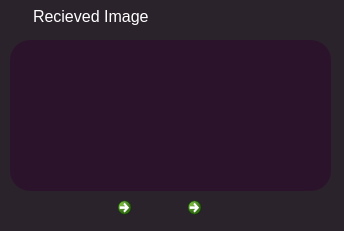
   <widget class="QWidget" name="widget_6" native="true">
    <property name="geometry">
     <rect>
      <x>380</x>
      <y>420</y>
      <width>344</width>
      <height>231</height>
     </rect>
    </property>
    <property name="styleSheet">
     <string notr="true">border-color: rgb(255, 200, 255);
border-color: rgb(255, 255, 255);
border-radius: 20px;
padding: 10px;
padding-top: 15px;
background-color:rgb(43, 35, 43);</string>
    </property>
    <widget class="QWidget" name="widget_7" native="true">
     <property name="geometry">
      <rect>
       <x>10</x>
       <y>40</y>
       <width>321</width>
       <height>151</height>
      </rect>
     </property>
     <property name="styleSheet">
      <string notr="true">border-color: rgb(255, 255, 255);
image: url(:/newPrefix/image2.jpg);
border-color: rgb(255, 255, 255);
border-radius: 20px;
padding: 10px;
padding-top: 15px;
background-color:rgb(43, 20, 43);</string>
     </property>
    </widget>
    <widget class="QLabel" name="label_4">
     <property name="geometry">
      <rect>
       <x>20</x>
       <y>-10</y>
       <width>141</width>
       <height>51</height>
      </rect>
     </property>
     <property name="styleSheet">
      <string notr="true">font: 11pt &quot;Roboto&quot; ;
border-color: rgb(255, 255, 255);
border-color: rgb(255, 255, 255);
border-radius: 30px;
padding: 10px;
padding-top: 15px;
margin-bottom: 2px;


</string>
     </property>
     <property name="text">
      <string>&lt;html&gt;&lt;head/&gt;&lt;body&gt;&lt;p&gt;&lt;span style=&quot; font-size:12pt; color:#ffffff;&quot;&gt;Recieved Image&lt;/span&gt;&lt;/p&gt;&lt;/body&gt;&lt;/html&gt;</string>
     </property>
    </widget>
    <widget class="QCommandLinkButton" name="commandLinkButton">
     <property name="geometry">
      <rect>
       <x>180</x>
       <y>190</y>
       <width>31</width>
       <height>31</height>
      </rect>
     </property>
     <property name="text">
      <string/>
     </property>
    </widget>
    <widget class="QCommandLinkButton" name="commandLinkButton_2">
     <property name="geometry">
      <rect>
       <x>110</x>
       <y>190</y>
       <width>51</width>
       <height>51</height>
      </rect>
     </property>
     <property name="text">
      <string/>
     </property>
    </widget>
    <zorder>label_4</zorder>
    <zorder>commandLinkButton</zorder>
    <zorder>commandLinkButton_2</zorder>
    <zorder>widget_7</zorder>
   </widget>
